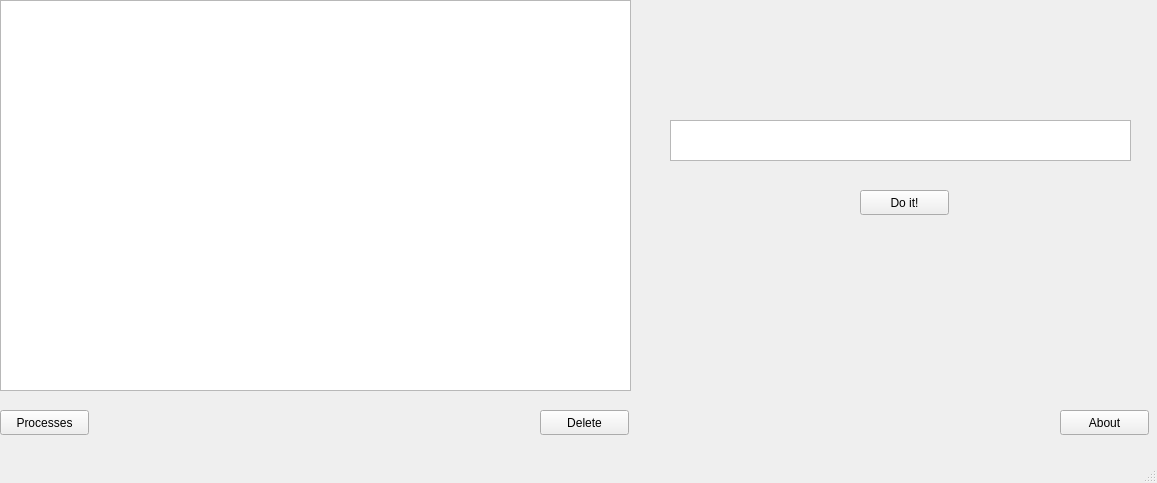
<?xml version="1.0" encoding="UTF-8"?>
<ui version="4.0">
 <class>MainWindow</class>
 <widget class="QMainWindow" name="MainWindow">
  <property name="geometry">
   <rect>
    <x>0</x>
    <y>0</y>
    <width>1157</width>
    <height>483</height>
   </rect>
  </property>
  <property name="windowTitle">
   <string>MainWindow</string>
  </property>
  <widget class="QWidget" name="centralwidget">
   <widget class="QTableWidget" name="tableOfProcesses">
    <property name="geometry">
     <rect>
      <x>0</x>
      <y>0</y>
      <width>631</width>
      <height>391</height>
     </rect>
    </property>
    <property name="columnCount">
     <number>0</number>
    </property>
    <attribute name="horizontalHeaderCascadingSectionResizes">
     <bool>false</bool>
    </attribute>
   </widget>
   <widget class="QPushButton" name="printButton">
    <property name="geometry">
     <rect>
      <x>0</x>
      <y>410</y>
      <width>89</width>
      <height>25</height>
     </rect>
    </property>
    <property name="text">
     <string>Processes</string>
    </property>
   </widget>
   <widget class="QPushButton" name="createButton">
    <property name="geometry">
     <rect>
      <x>860</x>
      <y>190</y>
      <width>89</width>
      <height>25</height>
     </rect>
    </property>
    <property name="text">
     <string>Do it!</string>
    </property>
   </widget>
   <widget class="QPushButton" name="deleteButton">
    <property name="geometry">
     <rect>
      <x>540</x>
      <y>410</y>
      <width>89</width>
      <height>25</height>
     </rect>
    </property>
    <property name="text">
     <string>Delete</string>
    </property>
   </widget>
   <widget class="QTextEdit" name="inputField">
    <property name="geometry">
     <rect>
      <x>670</x>
      <y>120</y>
      <width>461</width>
      <height>41</height>
     </rect>
    </property>
    <property name="font">
     <font>
      <family>Tlwg Mono</family>
      <pointsize>12</pointsize>
     </font>
    </property>
   </widget>
   <widget class="QPushButton" name="aboutButton">
    <property name="geometry">
     <rect>
      <x>1060</x>
      <y>410</y>
      <width>89</width>
      <height>25</height>
     </rect>
    </property>
    <property name="text">
     <string>About</string>
    </property>
   </widget>
  </widget>
  <widget class="QStatusBar" name="statusbar"/>
 </widget>
 <resources/>
 <connections/>
</ui>
